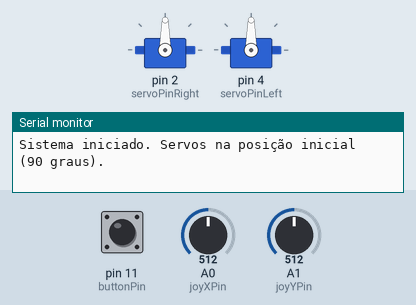
This sketch was run on a simulated Arduino Uno, built with avr-gcc and run on an emulated ATmega328P. On the bench: 2 × servo, the last lines printed to the serial monitor. The inputs (shaded band) are chosen by the test bench; at power-on: A0 (joyXPin) = 512, A1 (joyYPin) = 512, pin 11 (buttonPin) HIGH.

Above: at 1.3 s.
1.4 s: A0 (joyXPin) set to 716
At 1.8 s:
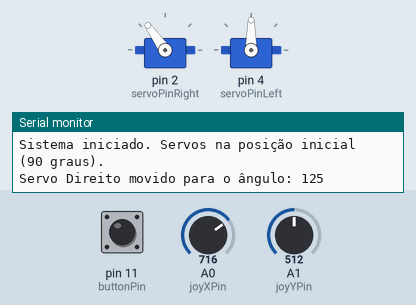
3.0 s: A1 (joyYPin) set to 716
At 4.2 s:
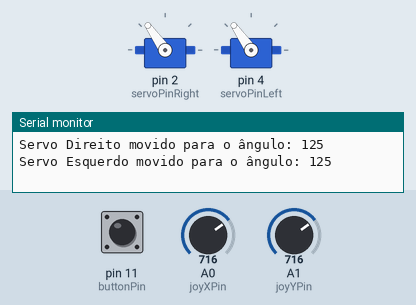
4.5 s: A0 (joyXPin) set to 900
At 5.4 s:
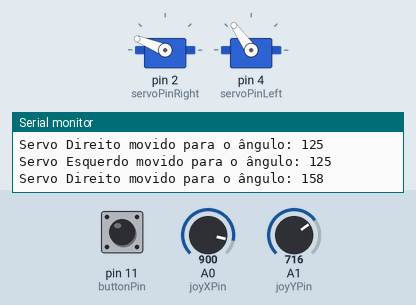
6.0 s: A1 (joyYPin) set to 900
At 6.6 s:
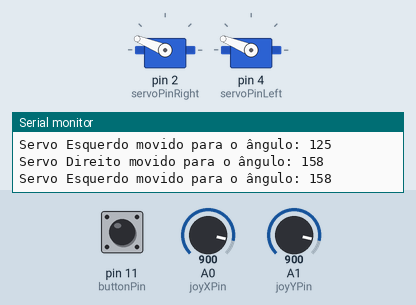
7.5 s: A0 (joyXPin) set to 1023
At 7.8 s:
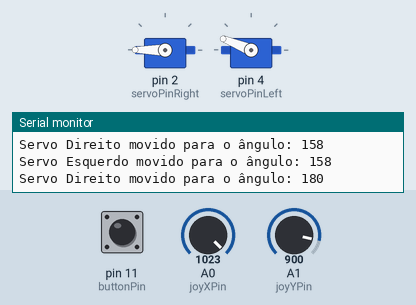
9.0 s: A1 (joyYPin) set to 1023
At 10.2 s:
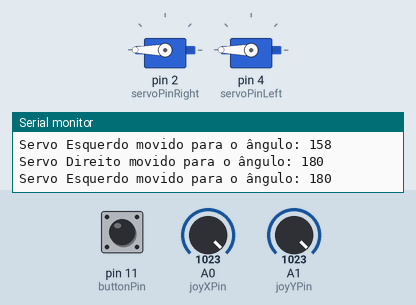
Timing chart, 0 to 11.5 s (numbered marks = the images above; inputs shaded):
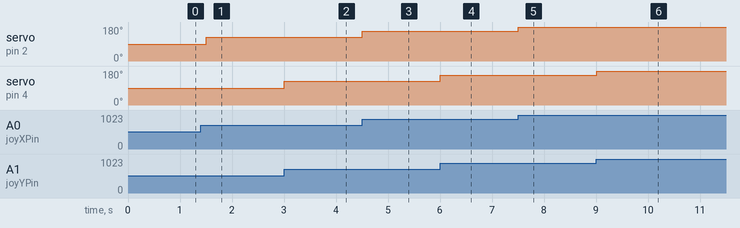

The sketch:

DualServoControlWithJoystick.ino
```cpp
#include <Servo.h>

// Definição dos pinos
const int joyXPin = A0;       // Pino do eixo X do joystick
const int joyYPin = A1;       // Pino do eixo Y do joystick
const int buttonPin = 11;     // Pino do botão do joystick (SW)
const int servoPinRight = 2;  // Pino de controle do servo para a direita
const int servoPinLeft = 4;   // Pino de controle do servo para a esquerda

Servo servoRight;  // Servo que gira para a direita
Servo servoLeft;   // Servo que gira para a esquerda

const int deadzone = 30;  // Definindo a zona morta em torno de 512

// Variáveis para armazenar a última posição dos servos
int lastAngleRight = 90;
int lastAngleLeft = 90;

// Variável para armazenar o estado anterior do botão
int lastButtonState = HIGH;

void setup() {
  // Iniciar os dois servos
  servoRight.attach(servoPinRight);
  servoLeft.attach(servoPinLeft);

  // Configurar o pino do botão como entrada com pull-up interno
  pinMode(buttonPin, INPUT_PULLUP);

  // Inicializa comunicação serial para depuração
  Serial.begin(9600);

  // Definir servos na posição inicial
  servoRight.write(lastAngleRight);
  servoLeft.write(lastAngleLeft);

  Serial.println("Sistema iniciado. Servos na posição inicial (90 graus).");
}

void loop() {
  // Leitura dos valores do joystick (0 a 1023)
  int joyXValue = analogRead(joyXPin);
  int joyYValue = analogRead(joyYPin);

  // Leitura do estado do botão (LOW significa pressionado)
  int buttonState = digitalRead(buttonPin);

  // Verificar se o estado do botão mudou
  if (buttonState == LOW && lastButtonState == HIGH) {
    // Se o botão for pressionado, mover os servos para a posição inicial (90 graus)
    lastAngleRight = 90;
    lastAngleLeft = 90;
    servoRight.write(90);  // Posição inicial para o servo da direita
    servoLeft.write(90);   // Posição inicial para o servo da esquerda
    Serial.println("Botão pressionado - Servos voltaram para a posição inicial (90 graus).");
  } else {
    // Se o valor X estiver fora da zona morta
    if (abs(joyXValue - 512) > deadzone) {
      // Mapear o valor do eixo X do joystick para o ângulo do servo da direita (0 a 180)
      int newAngleRight = map(joyXValue, 0, 1023, 0, 180);
      if (newAngleRight != lastAngleRight) {  // Somente log se o ângulo mudou
        lastAngleRight = newAngleRight;
        servoRight.write(lastAngleRight);  // Gira o servo da direita
        Serial.println("Servo Direito movido para o ângulo: " + String(lastAngleRight));
      }
    }

    // Se o valor Y estiver fora da zona morta
    if (abs(joyYValue - 512) > deadzone) {
      // Mapear o valor do eixo Y do joystick para o ângulo do servo da esquerda (0 a 180)
      int newAngleLeft = map(joyYValue, 0, 1023, 0, 180);
      if (newAngleLeft != lastAngleLeft) {  // Somente log se o ângulo mudou
        lastAngleLeft = newAngleLeft;
        servoLeft.write(lastAngleLeft);    // Gira o servo da esquerda
        Serial.println("Servo Esquerdo movido para o ângulo: " + String(lastAngleLeft));
      }
    }
  }

  // Atualiza o estado anterior do botão
  lastButtonState = buttonState;

  // Pausa para evitar logs excessivos
  delay(500);
}
```

Measured:
- after the input at 1.4 s, servo on pin 2 (servoPinRight): 90° → 125° after 0.10 s
- after the input at 3.0 s, servo on pin 4 (servoPinLeft): 90° → 125° at once
- after the input at 4.5 s, servo on pin 2 (servoPinRight): 125° → 158° at once
- after the input at 6.0 s, servo on pin 4 (servoPinLeft): 125° → 158° at once
- after the input at 7.5 s, servo on pin 2 (servoPinRight): 158° → 180° at once
- after the input at 9.0 s, servo on pin 4 (servoPinLeft): 158° → 180° at once
